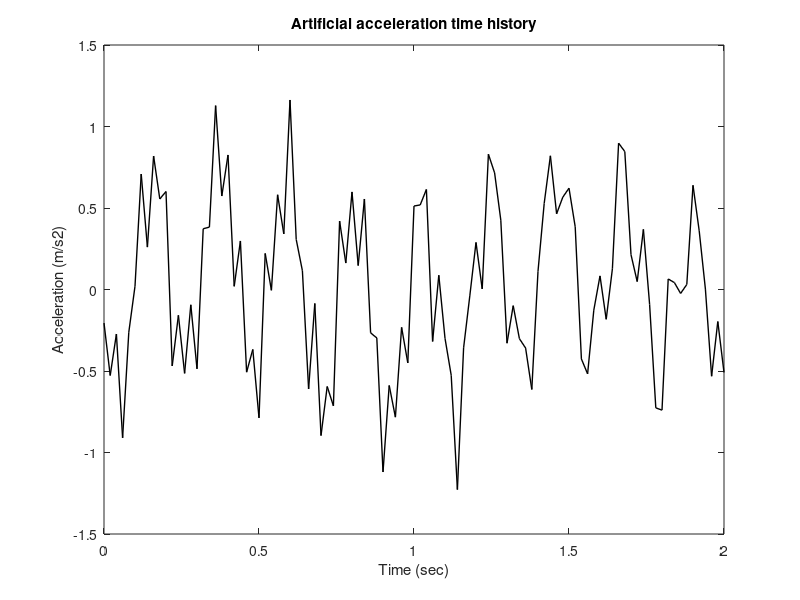

This chart was generated by the following MATLAB code: (Note: this script raises an error after producing the figure.)
%% LEReSp
% Calculate linear elastic response spectra in OpenSeismoMatlab

%% Generate earthquake motion
% For reproducibility
rng(0)
%%
% Generate earthquake acceleration time history
dt=0.02;
N=10;
a=rand(N,1)-0.5;
b=100*pi*rand(N,1);
c=pi*(rand(N,1)-0.5);
t=(0:dt:(100*dt))';
xgtt=zeros(size(t));
for i=1:N
    xgtt=xgtt+a(i)*sin(b(i)*t+c(i));
end

%% Plot the generated time history
% 
figure()
plot(t,xgtt,'k','LineWidth',1)
ylabel('Acceleration (m/s2)')
xlabel('Time (sec)')
title('Artificial acceleration time history')

%% Setup parameters for LEReSp function
% Eigenperiods
T=logspace(log10(0.02),log10(5),1000)';

%%
% Critical damping ratio
ksi=0.05;

%%
% Maximum ratio of the integration time step to the eigenperiod
dtTol=0.02;

%%
% Algorithm to be used for the time integration
AlgID='U0-V0-Opt';

%%
% Minimum absolute value of the eigenvalues of the amplification matrix
rinf=1;

%% Calculate spectra and pseudospectra
% Apply LEReSp
[PSa,PSv,Sd,Sv,Sa,SievABS,SievREL]=LEReSp(dt,xgtt,T,ksi,dtTol,AlgID,rinf);

%% Plot the spectra and pseudospectra
% Pseudoacceleration spectrum
figure()
plot(T,PSa,'k','LineWidth',1)
ylabel('Pseudoacceleration (m/s2)')
xlabel('Eigenperiod (sec)')

%%
% Pseudovelocity spectrum
figure()
plot(T,PSv,'k','LineWidth',1)
ylabel('Pseudovelocity (m/s)')
xlabel('Eigenperiod (sec)')

%%
% Displacement spectrum
figure()
plot(T,Sd,'k','LineWidth',1)
ylabel('Displacement (m)')
xlabel('Eigenperiod (sec)')

%%
% Velocity spectrum
figure()
plot(T,Sv,'k','LineWidth',1)
ylabel('Velocity (m/s)')
xlabel('Eigenperiod (sec)')

%%
% Acceleration spectrum
figure()
plot(T,Sa,'k','LineWidth',1)
ylabel('Acceleration (m/s2)')
xlabel('Eigenperiod (sec)')

%%
% Equivalent absolute input energy velocity
figure()
plot(T,SievABS,'k','LineWidth',1)
ylabel('Equivalent absolute input energy velocity (m/s)')
xlabel('Eigenperiod (sec)')

%%
% Equivalent relative input energy velocity
figure()
plot(T,SievREL,'k','LineWidth',1)
ylabel('Equivalent relative input energy velocity (m/s)')
xlabel('Eigenperiod (sec)')

%% Copyright
%
% Copyright (c) 2018-2022 by George Papazafeiropoulos
%
% * Major, Infrastructure Engineer, Hellenic Air Force
% * Civil Engineer, M.Sc., Ph.D.
% * Email: gpapazafeiropoulos@yahoo.gr
%

